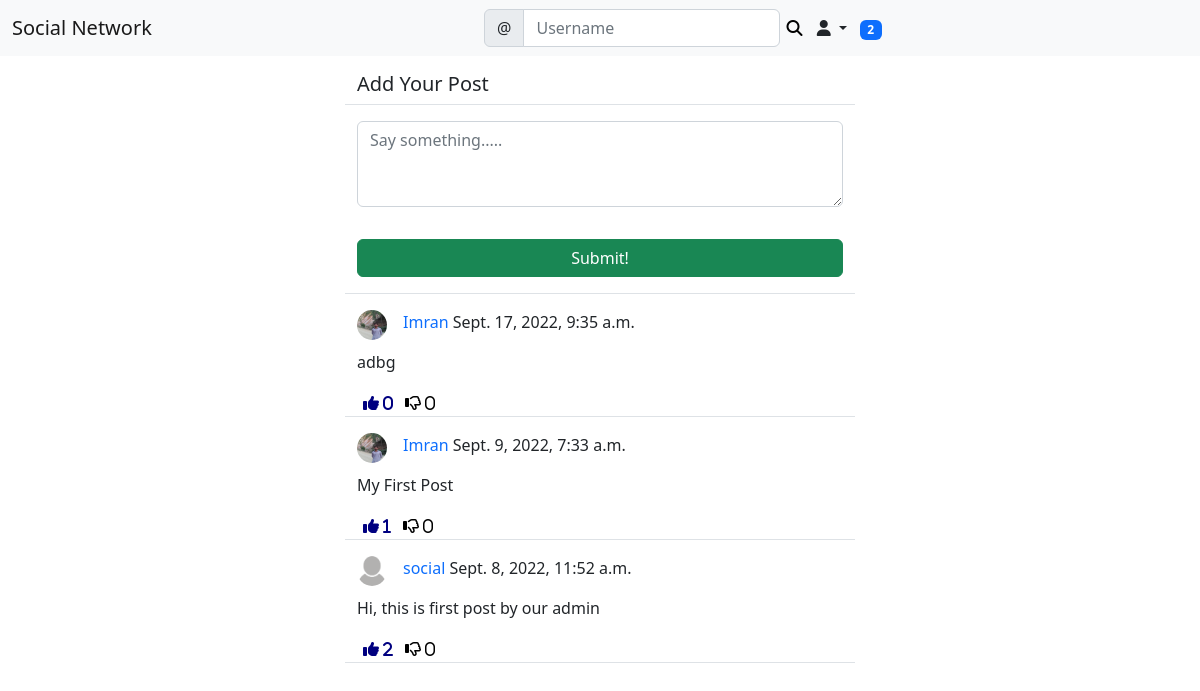
The page /social/ (signed in) on the database its author committed.
### social/models.py (models this page shows, shortened)
class Post(models.Model):
    body = models.TextField()
    created_on = models.DateTimeField(default=timezone.now)
    author = models.ForeignKey(User,on_delete=models.CASCADE)
    likes = models.ManyToManyField(User,blank=True,related_name="likes")
    dislikes = models.ManyToManyField(User,blank=True,related_name="dislikes")

class UserProfile(models.Model):
    user = models.OneToOneField(User, primary_key=True, verbose_name='user', related_name='profile',on_delete=models.CASCADE)
    name = models.CharField(max_length=30,blank=True,null=True)
    bio = models.TextField(max_length=500,blank=True,null=True)
    birth_date = models.DateField(null=True,blank=True)
    location = models.CharField(max_length=100,null=True,blank=True)
    picture = models.ImageField(upload_to='uploads/profile_pictures',default='uploads/profile_pictures/default.png',blank=True)
    followers = models.ManyToManyField(User,related_name='followers',blank=True)

### social/views.py (the view, shortened to what this page needs)
# urls.py: path('',PostListView.as_view(),name="post-list"),
class PostListView(LoginRequiredMixin ,View):
    paginate_by = 2
    def get(self, request, *args, **kwargs):
        logged_in_user = request.user
        posts = Post.objects.filter(
            author__profile__followers__in=[logged_in_user.id]
            ).order_by('-created_on')
        form = PostForm()
        context = {'posts_list':posts,'form':form}
        return render(request, 'social/posts_list.html',context)

### social/forms.py
class PostForm(forms.ModelForm):
    body = forms.CharField(
        label='',
        widget=forms.Textarea(attrs={
            'rows':'3',
            'placeholder':'Say something.....'
            }))
    class Meta:
        model = Post
        fields = ['body']

### landing/templatetags/custom_tags.py (called while the page is built)
@register.inclusion_tag('social/show_notifications.html',takes_context=True)
def show_notifications(context):
    request_user = context['request'].user
    notifications = Notification.objects.filter(to_user=request_user).exclude(user_has_seen=True).order_by('-date')
    return {'notifications':notifications}

### social/templates/social/posts_list.html (shortened to what this page needs)
{% extends 'landing/base.html' %}
{% load static %}
{% load crispy_forms_tags %}
{% block content %}
<div class="row justify-content-center mt-3">
    <div class="col-md-5 col-sm-12 border-bottom">
        <h5>Add Your Post</h5>
    </div>
</div>
<div class="row justify-content-center mt-3">
    <div class="col-md-5 col-sm-12 border-bottom">
        <form method="POST">
            {{ form | crispy }}
            <div class="d-grid gap-2">
                <button class="btn btn-success mt-3 mb-3">Submit!</button>
            </div>
        </form>
    </div>
</div>
{% for post in posts_list %}
<div class="row justify-content-center mt-3">
    <div class="col-md-5 col-sm-12 border-bottom position-relative">
        <div>
            <a href="{% url 'profile' post.author.profile.pk %}">
                <img style="float: left;margin-right: 1rem;" class="rounded-circle" src="{{ post.author.profile.picture.url }}" height="30" width="30">
            </a>
            <p><a style="text-decoration: none;" class="text-primary" href="{% url 'profile' post.author.pk %}">{{ post.author }}</a> {{ post.created_on }}</p>
        </div>
        <div class="position-relative">
            <p>{{ post.body }}</p>
        </div>
        <div class="d-flex flex-row">
            <form method="POST" action="{% url 'like' post.pk %}">
               <button style="background-color: transparent; border: none; box-shadow: none;" type="submit">
                <i class="fa-solid fa-thumbs-up" style="color:navy;"> <span>{{ post.likes.all.count }}</span></i>
            </button>
        </form>
        <form method="POST" action="{% url 'dislike' post.pk %}">
           <button style="background-color: transparent; border: none; box-shadow: none;" type="submit">
               <i class="far fa-thumbs-down"> <span>{{ post.dislikes.all.count }}</span></i>
           </button>
       </form>
   </div>
</div>
</div>
{% endfor %}
{% endblock content %}

### rows shown on the page
Post: author.profile.picture (picture), author "Imran", created_on "Sept. 17, 2022, 9:35 a.m.", body "adbg", likes.all.count "0", dislikes.all.count "0"
Post: author.profile.picture (picture), author "Imran", created_on "Sept. 9, 2022, 7:33 a.m.", body "My First Post", likes.all.count "1", dislikes.all.count "0"
Post: author.profile.picture (placeholder picture), author "social", created_on "Sept. 8, 2022, 11:52 a.m.", body "Hi, this is first post by our admin", likes.all.count "2", dislikes.all.count "0"

### other values the page prints
{{ notifications.count }} "2"
